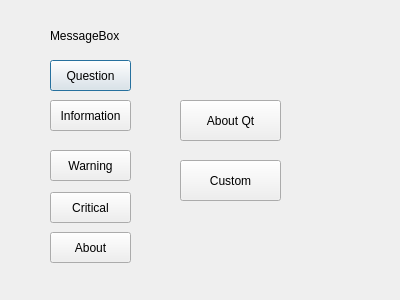
<?xml version="1.0" encoding="UTF-8"?>
<ui version="4.0">
 <class>QMessageBoxDialog</class>
 <widget class="QDialog" name="QMessageBoxDialog">
  <property name="geometry">
   <rect>
    <x>0</x>
    <y>0</y>
    <width>400</width>
    <height>300</height>
   </rect>
  </property>
  <property name="windowTitle">
   <string>Dialog</string>
  </property>
  <widget class="QLabel" name="label">
   <property name="geometry">
    <rect>
     <x>50</x>
     <y>20</y>
     <width>81</width>
     <height>31</height>
    </rect>
   </property>
   <property name="text">
    <string>MessageBox</string>
   </property>
  </widget>
  <widget class="QPushButton" name="QButton">
   <property name="geometry">
    <rect>
     <x>50</x>
     <y>60</y>
     <width>81</width>
     <height>31</height>
    </rect>
   </property>
   <property name="text">
    <string>Question</string>
   </property>
  </widget>
  <widget class="QPushButton" name="InpushButton">
   <property name="geometry">
    <rect>
     <x>50</x>
     <y>100</y>
     <width>81</width>
     <height>31</height>
    </rect>
   </property>
   <property name="text">
    <string>Information</string>
   </property>
  </widget>
  <widget class="QPushButton" name="WpushButton">
   <property name="geometry">
    <rect>
     <x>50</x>
     <y>150</y>
     <width>81</width>
     <height>31</height>
    </rect>
   </property>
   <property name="text">
    <string>Warning</string>
   </property>
  </widget>
  <widget class="QPushButton" name="CrpushButton">
   <property name="geometry">
    <rect>
     <x>50</x>
     <y>192</y>
     <width>81</width>
     <height>31</height>
    </rect>
   </property>
   <property name="text">
    <string>Critical</string>
   </property>
  </widget>
  <widget class="QPushButton" name="ApushButton">
   <property name="geometry">
    <rect>
     <x>50</x>
     <y>232</y>
     <width>81</width>
     <height>31</height>
    </rect>
   </property>
   <property name="text">
    <string>About</string>
   </property>
  </widget>
  <widget class="QPushButton" name="AQButton">
   <property name="geometry">
    <rect>
     <x>180</x>
     <y>100</y>
     <width>101</width>
     <height>41</height>
    </rect>
   </property>
   <property name="text">
    <string>About Qt</string>
   </property>
  </widget>
  <widget class="QPushButton" name="CButton">
   <property name="geometry">
    <rect>
     <x>180</x>
     <y>160</y>
     <width>101</width>
     <height>41</height>
    </rect>
   </property>
   <property name="text">
    <string>Custom</string>
   </property>
  </widget>
 </widget>
 <resources/>
 <connections/>
</ui>
